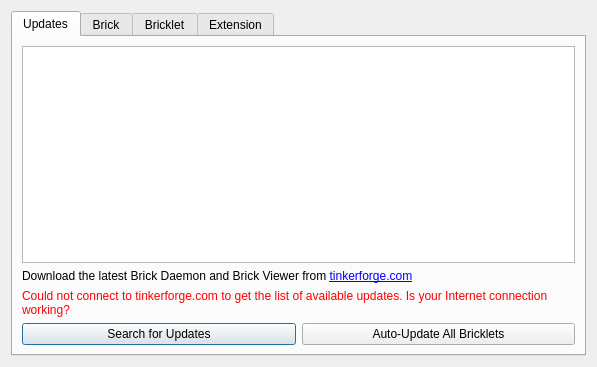
<?xml version="1.0" encoding="UTF-8"?>
<ui version="4.0">
 <class>Flashing</class>
 <widget class="QDialog" name="Flashing">
  <property name="geometry">
   <rect>
    <x>0</x>
    <y>0</y>
    <width>597</width>
    <height>367</height>
   </rect>
  </property>
  <property name="windowTitle">
   <string>Updates / Flashing</string>
  </property>
  <layout class="QVBoxLayout" name="verticalLayout_2">
   <item>
    <widget class="QTabWidget" name="tab_widget">
     <property name="currentIndex">
      <number>0</number>
     </property>
     <widget class="QWidget" name="tab_updates">
      <attribute name="title">
       <string>Updates</string>
      </attribute>
      <layout class="QVBoxLayout" name="verticalLayout">
       <item>
        <layout class="QGridLayout" name="gridLayout">
         <item row="0" column="0" colspan="2">
          <widget class="QTreeView" name="update_tree_view">
           <property name="autoExpandDelay">
            <number>-1</number>
           </property>
           <property name="indentation">
            <number>10</number>
           </property>
           <property name="sortingEnabled">
            <bool>true</bool>
           </property>
          </widget>
         </item>
         <item row="2" column="0" colspan="2">
          <widget class="QLabel" name="label_no_update_connection">
           <property name="styleSheet">
            <string notr="true">color:red;</string>
           </property>
           <property name="text">
            <string>Could not connect to tinkerforge.com to get the list of available updates. Is your Internet connection working?</string>
           </property>
           <property name="wordWrap">
            <bool>true</bool>
           </property>
          </widget>
         </item>
         <item row="3" column="0">
          <widget class="QPushButton" name="update_button_refresh">
           <property name="text">
            <string>Search for Updates</string>
           </property>
          </widget>
         </item>
         <item row="3" column="1">
          <widget class="QPushButton" name="update_button_bricklets">
           <property name="text">
            <string>Auto-Update All Bricklets</string>
           </property>
          </widget>
         </item>
         <item row="1" column="0" colspan="2">
          <widget class="QLabel" name="label_update_tool">
           <property name="text">
            <string>&lt;html&gt;&lt;body&gt;&lt;p&gt;Download the latest Brick Daemon and Brick Viewer from &lt;a href=&quot;http://www.tinkerforge.com/doc/Downloads.html&quot;&gt;&lt;span style=&quot; text-decoration: underline; color:#0000ff;&quot;&gt;tinkerforge.com&lt;/span&gt;&lt;/a&gt;&lt;/p&gt;&lt;/body&gt;&lt;/html&gt;</string>
           </property>
           <property name="wordWrap">
            <bool>true</bool>
           </property>
           <property name="openExternalLinks">
            <bool>true</bool>
           </property>
          </widget>
         </item>
        </layout>
       </item>
      </layout>
     </widget>
     <widget class="QWidget" name="tab_brick">
      <attribute name="title">
       <string>Brick</string>
      </attribute>
      <layout class="QVBoxLayout" name="verticalLayout_3">
       <item>
        <layout class="QGridLayout" name="gridLayout_3">
         <item row="2" column="0">
          <widget class="QLabel" name="label_8">
           <property name="text">
            <string>Firmware:</string>
           </property>
           <property name="buddy">
            <cstring>combo_firmware</cstring>
           </property>
          </widget>
         </item>
         <item row="2" column="1">
          <widget class="QComboBox" name="combo_firmware">
           <property name="sizePolicy">
            <sizepolicy hsizetype="Expanding" vsizetype="Fixed">
             <horstretch>0</horstretch>
             <verstretch>0</verstretch>
            </sizepolicy>
           </property>
          </widget>
         </item>
         <item row="3" column="1">
          <widget class="QLineEdit" name="edit_custom_firmware"/>
         </item>
         <item row="1" column="0" colspan="3">
          <widget class="Line" name="line_2">
           <property name="orientation">
            <enum>Qt::Horizontal</enum>
           </property>
          </widget>
         </item>
         <item row="3" column="2">
          <widget class="QPushButton" name="button_firmware_browse">
           <property name="text">
            <string>Browse</string>
           </property>
          </widget>
         </item>
         <item row="0" column="2">
          <widget class="QPushButton" name="button_serial_port_refresh">
           <property name="text">
            <string>Refresh</string>
           </property>
          </widget>
         </item>
         <item row="5" column="1" colspan="2">
          <widget class="QLabel" name="label_no_firmware_connection">
           <property name="styleSheet">
            <string notr="true">color:red;</string>
           </property>
           <property name="text">
            <string>Could not connect to tinkerforge.com to get the list of available firmwares. Is your Internet connection working?</string>
           </property>
           <property name="wordWrap">
            <bool>true</bool>
           </property>
          </widget>
         </item>
         <item row="0" column="0">
          <widget class="QLabel" name="label_3">
           <property name="text">
            <string>Serial Port:</string>
           </property>
           <property name="buddy">
            <cstring>combo_serial_port</cstring>
           </property>
          </widget>
         </item>
         <item row="0" column="1">
          <widget class="QComboBox" name="combo_serial_port"/>
         </item>
         <item row="2" column="2">
          <widget class="QPushButton" name="button_firmware_save">
           <property name="text">
            <string>Flash</string>
           </property>
          </widget>
         </item>
         <item row="4" column="1" colspan="2">
          <widget class="QLabel" name="label_update_instructions">
           <property name="text">
            <string>To update your Brick, please follow the instructions &lt;a href=https://www.tinkerforge.com/en/doc/Software/Brickv.html#brick-firmware-flashing&gt;here&lt;/a&gt;.</string>
           </property>
           <property name="openExternalLinks">
            <bool>true</bool>
           </property>
          </widget>
         </item>
        </layout>
       </item>
       <item>
        <spacer name="verticalSpacer_2">
         <property name="orientation">
          <enum>Qt::Vertical</enum>
         </property>
         <property name="sizeHint" stdset="0">
          <size>
           <width>20</width>
           <height>0</height>
          </size>
         </property>
        </spacer>
       </item>
      </layout>
     </widget>
     <widget class="QWidget" name="tab_bricklet">
      <attribute name="title">
       <string>Bricklet</string>
      </attribute>
      <layout class="QVBoxLayout" name="verticalLayout_4">
       <item>
        <layout class="QGridLayout" name="gridLayout_2">
         <item row="0" column="0">
          <widget class="QLabel" name="label">
           <property name="text">
            <string>Parent:</string>
           </property>
           <property name="buddy">
            <cstring>combo_parent</cstring>
           </property>
          </widget>
         </item>
         <item row="0" column="1" colspan="3">
          <widget class="QComboBox" name="combo_parent"/>
         </item>
         <item row="1" column="0">
          <widget class="QLabel" name="label_2">
           <property name="text">
            <string>Port:</string>
           </property>
           <property name="buddy">
            <cstring>combo_port</cstring>
           </property>
          </widget>
         </item>
         <item row="1" column="1" colspan="3">
          <widget class="QComboBox" name="combo_port">
           <item>
            <property name="text">
             <string>A</string>
            </property>
           </item>
           <item>
            <property name="text">
             <string>B</string>
            </property>
           </item>
           <item>
            <property name="text">
             <string>C</string>
            </property>
           </item>
           <item>
            <property name="text">
             <string>D</string>
            </property>
           </item>
          </widget>
         </item>
         <item row="3" column="0">
          <widget class="QLabel" name="label_7">
           <property name="text">
            <string>Plugin:</string>
           </property>
           <property name="buddy">
            <cstring>combo_plugin</cstring>
           </property>
          </widget>
         </item>
         <item row="3" column="1">
          <widget class="QComboBox" name="combo_plugin"/>
         </item>
         <item row="3" column="2" colspan="2">
          <widget class="QPushButton" name="button_plugin_save">
           <property name="text">
            <string>Flash</string>
           </property>
          </widget>
         </item>
         <item row="4" column="1">
          <widget class="QLineEdit" name="edit_custom_plugin"/>
         </item>
         <item row="4" column="2" colspan="2">
          <widget class="QPushButton" name="button_plugin_browse">
           <property name="text">
            <string>Browse</string>
           </property>
          </widget>
         </item>
         <item row="5" column="1" colspan="3">
          <widget class="QLabel" name="label_no_plugin_connection">
           <property name="styleSheet">
            <string notr="true">color:red;</string>
           </property>
           <property name="text">
            <string>Could not connect to tinkerforge.com to get the list of available plugins. Is your Internet connection working?</string>
           </property>
           <property name="wordWrap">
            <bool>true</bool>
           </property>
          </widget>
         </item>
         <item row="2" column="0" colspan="4">
          <widget class="Line" name="line">
           <property name="orientation">
            <enum>Qt::Horizontal</enum>
           </property>
          </widget>
         </item>
         <item row="7" column="1">
          <widget class="QLineEdit" name="edit_uid"/>
         </item>
         <item row="7" column="0">
          <widget class="QLabel" name="label_bricklet_uid">
           <property name="text">
            <string>UID:</string>
           </property>
           <property name="buddy">
            <cstring>edit_uid</cstring>
           </property>
          </widget>
         </item>
         <item row="7" column="2">
          <widget class="QPushButton" name="button_uid_load">
           <property name="text">
            <string>Load UID</string>
           </property>
          </widget>
         </item>
         <item row="7" column="3">
          <widget class="QPushButton" name="button_uid_save">
           <property name="text">
            <string>Save UID</string>
           </property>
          </widget>
         </item>
         <item row="6" column="0" colspan="4">
          <widget class="Line" name="line_3">
           <property name="orientation">
            <enum>Qt::Horizontal</enum>
           </property>
          </widget>
         </item>
        </layout>
       </item>
       <item>
        <spacer name="verticalSpacer">
         <property name="orientation">
          <enum>Qt::Vertical</enum>
         </property>
         <property name="sizeHint" stdset="0">
          <size>
           <width>20</width>
           <height>0</height>
          </size>
         </property>
        </spacer>
       </item>
      </layout>
     </widget>
     <widget class="QWidget" name="tab_extension">
      <attribute name="title">
       <string>Extension</string>
      </attribute>
      <layout class="QVBoxLayout" name="verticalLayout_6">
       <item>
        <layout class="QGridLayout" name="gridLayout_4">
         <item row="0" column="0">
          <widget class="QLabel" name="label_4">
           <property name="text">
            <string>Extension:</string>
           </property>
          </widget>
         </item>
         <item row="2" column="0">
          <widget class="QLabel" name="label_5">
           <property name="text">
            <string>Firmware:</string>
           </property>
          </widget>
         </item>
         <item row="0" column="1" colspan="2">
          <widget class="QComboBox" name="combo_extension"/>
         </item>
         <item row="2" column="1">
          <widget class="QComboBox" name="combo_extension_firmware"/>
         </item>
         <item row="2" column="2">
          <widget class="QPushButton" name="button_extension_firmware_save">
           <property name="text">
            <string>Flash</string>
           </property>
          </widget>
         </item>
         <item row="3" column="2">
          <widget class="QPushButton" name="button_extension_firmware_browse">
           <property name="text">
            <string>Browse</string>
           </property>
          </widget>
         </item>
         <item row="3" column="1">
          <widget class="QLineEdit" name="edit_custom_extension_firmware"/>
         </item>
         <item row="4" column="1" colspan="2">
          <widget class="QLabel" name="label_no_extension_firmware_connection">
           <property name="palette">
            <palette>
             <active>
              <colorrole role="WindowText">
               <brush brushstyle="SolidPattern">
                <color alpha="255">
                 <red>255</red>
                 <green>0</green>
                 <blue>0</blue>
                </color>
               </brush>
              </colorrole>
              <colorrole role="Text">
               <brush brushstyle="SolidPattern">
                <color alpha="255">
                 <red>255</red>
                 <green>0</green>
                 <blue>0</blue>
                </color>
               </brush>
              </colorrole>
              <colorrole role="ButtonText">
               <brush brushstyle="SolidPattern">
                <color alpha="255">
                 <red>255</red>
                 <green>0</green>
                 <blue>0</blue>
                </color>
               </brush>
              </colorrole>
             </active>
             <inactive>
              <colorrole role="WindowText">
               <brush brushstyle="SolidPattern">
                <color alpha="255">
                 <red>255</red>
                 <green>0</green>
                 <blue>0</blue>
                </color>
               </brush>
              </colorrole>
              <colorrole role="Text">
               <brush brushstyle="SolidPattern">
                <color alpha="255">
                 <red>255</red>
                 <green>0</green>
                 <blue>0</blue>
                </color>
               </brush>
              </colorrole>
              <colorrole role="ButtonText">
               <brush brushstyle="SolidPattern">
                <color alpha="255">
                 <red>255</red>
                 <green>0</green>
                 <blue>0</blue>
                </color>
               </brush>
              </colorrole>
             </inactive>
             <disabled>
              <colorrole role="WindowText">
               <brush brushstyle="SolidPattern">
                <color alpha="255">
                 <red>118</red>
                 <green>118</green>
                 <blue>117</blue>
                </color>
               </brush>
              </colorrole>
              <colorrole role="Text">
               <brush brushstyle="SolidPattern">
                <color alpha="255">
                 <red>118</red>
                 <green>118</green>
                 <blue>117</blue>
                </color>
               </brush>
              </colorrole>
              <colorrole role="ButtonText">
               <brush brushstyle="SolidPattern">
                <color alpha="255">
                 <red>118</red>
                 <green>118</green>
                 <blue>117</blue>
                </color>
               </brush>
              </colorrole>
             </disabled>
            </palette>
           </property>
           <property name="text">
            <string>Could not connect to tinkerforge.com to get the list of available extension firmwares. Is your Internet connection working?</string>
           </property>
           <property name="wordWrap">
            <bool>true</bool>
           </property>
          </widget>
         </item>
         <item row="1" column="0" colspan="3">
          <widget class="Line" name="line_4">
           <property name="orientation">
            <enum>Qt::Horizontal</enum>
           </property>
          </widget>
         </item>
         <item row="5" column="1" colspan="2">
          <widget class="QLabel" name="label_extension_firmware_usb_hint">
           <property name="styleSheet">
            <string notr="true">color: red;</string>
           </property>
           <property name="text">
            <string>Master Brick has to be directly connected to USB to flash Extension.</string>
           </property>
           <property name="wordWrap">
            <bool>true</bool>
           </property>
          </widget>
         </item>
        </layout>
       </item>
       <item>
        <spacer name="verticalSpacer_3">
         <property name="orientation">
          <enum>Qt::Vertical</enum>
         </property>
         <property name="sizeHint" stdset="0">
          <size>
           <width>20</width>
           <height>40</height>
          </size>
         </property>
        </spacer>
       </item>
      </layout>
     </widget>
    </widget>
   </item>
  </layout>
 </widget>
 <tabstops>
  <tabstop>tab_widget</tabstop>
  <tabstop>update_tree_view</tabstop>
  <tabstop>update_button_refresh</tabstop>
  <tabstop>update_button_bricklets</tabstop>
  <tabstop>combo_serial_port</tabstop>
  <tabstop>button_serial_port_refresh</tabstop>
  <tabstop>combo_firmware</tabstop>
  <tabstop>button_firmware_save</tabstop>
  <tabstop>edit_custom_firmware</tabstop>
  <tabstop>button_firmware_browse</tabstop>
  <tabstop>combo_parent</tabstop>
  <tabstop>combo_port</tabstop>
  <tabstop>combo_plugin</tabstop>
  <tabstop>button_plugin_save</tabstop>
  <tabstop>edit_custom_plugin</tabstop>
  <tabstop>button_plugin_browse</tabstop>
  <tabstop>edit_uid</tabstop>
  <tabstop>button_uid_load</tabstop>
  <tabstop>button_uid_save</tabstop>
  <tabstop>combo_extension</tabstop>
  <tabstop>combo_extension_firmware</tabstop>
  <tabstop>button_extension_firmware_save</tabstop>
  <tabstop>edit_custom_extension_firmware</tabstop>
  <tabstop>button_extension_firmware_browse</tabstop>
 </tabstops>
 <resources/>
 <connections/>
</ui>
